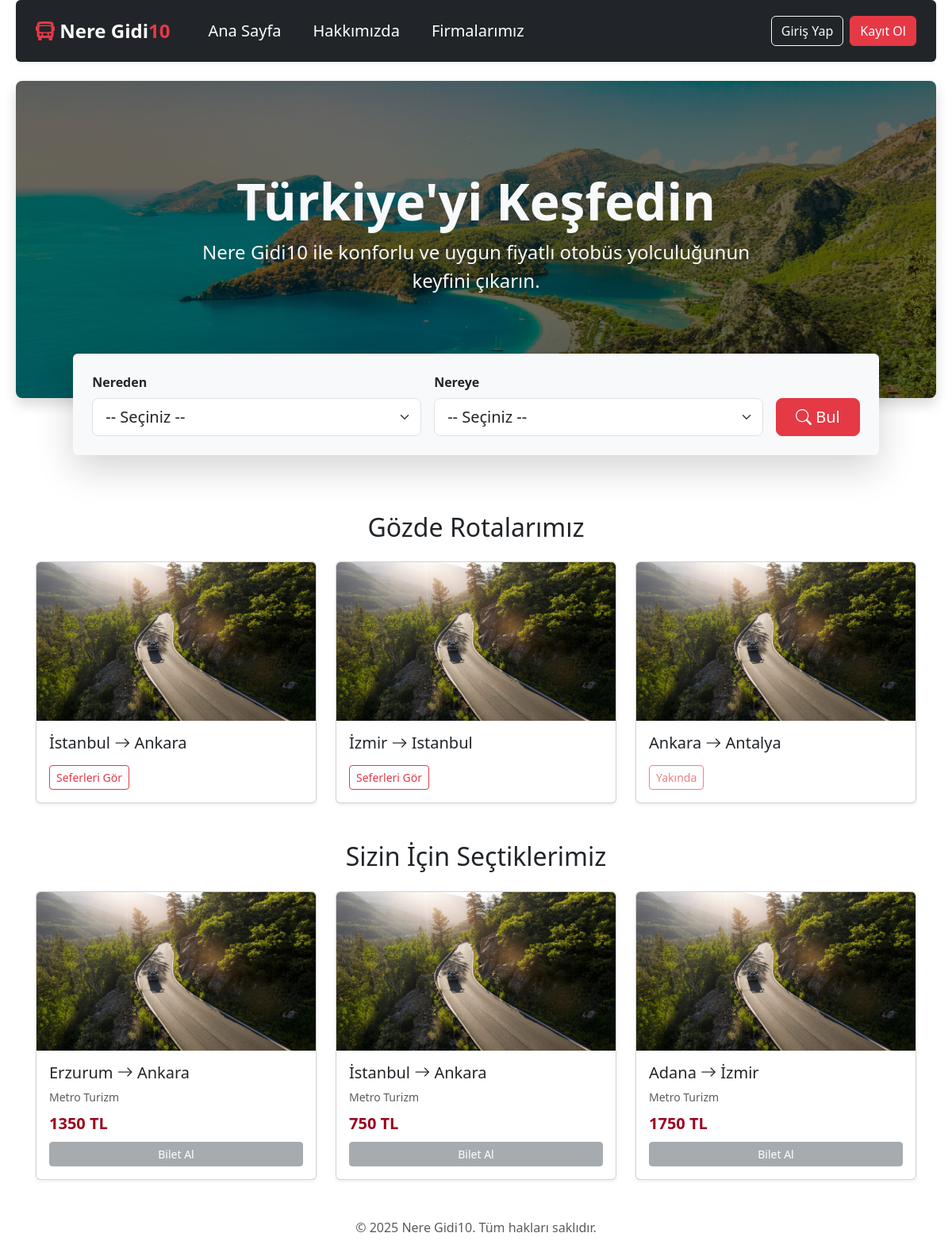
The page / on the database its author committed.
### tables this page shows
CREATE TABLE "Trips" (
    "id" INTEGER PRIMARY KEY AUTOINCREMENT,
    "uuid" TEXT NOT NULL UNIQUE,
    "company_id" TEXT NOT NULL,
    "departure_city" TEXT NOT NULL,
    "destination_city" TEXT NOT NULL,
    "departure_time" DATETIME NOT NULL,
    "arrival_time" DATETIME NOT NULL,
    "price" INTEGER NOT NULL, -- Fiyatı kuruş olarak (örn: 10000 = 100.00 TL) tutmak daha iyidir
    "capacity" INTEGER NOT NULL DEFAULT 45,
    "created_at" DATETIME DEFAULT CURRENT_TIMESTAMP,
    FOREIGN KEY ("company_id") REFERENCES "Bus_Company"("uuid") ON DELETE CASCADE
);

CREATE TABLE "Bus_Company" (
    "id" INTEGER PRIMARY KEY AUTOINCREMENT,
    "uuid" TEXT NOT NULL UNIQUE,
    "name" TEXT NOT NULL UNIQUE,
    "logo_path" TEXT,
    "created_at" DATETIME DEFAULT CURRENT_TIMESTAMP
);

### index.php (the view, shortened to what this page needs)
<?php
include 'header.php';
try {
    $sql_random_trips = "SELECT
                            T.uuid AS trip_uuid,
                            T.departure_city,
                            T.destination_city,
                            T.price,
                            BC.name AS firma_adi
                        FROM Trips T
                        JOIN Bus_Company BC ON T.company_id = BC.uuid
                        WHERE T.departure_time > datetime('now', '+3 hour')
                        ORDER BY RANDOM()
                        LIMIT 3";
    $sorgu_random_trips = $vt->query($sql_random_trips);
    $rastgele_seferler = $sorgu_random_trips->fetchAll(PDO::FETCH_ASSOC);
} catch (PDOException $hata) {
    $rastgele_seferler = [];
}
function generate_image_filename($city_name) {
    $turkish = ['ı', 'ğ', 'ü', 'ş', 'ö', 'ç', 'İ', 'Ğ', 'Ü', 'Ş', 'Ö', 'Ç', ' '];
    $english = ['i', 'g', 'u', 's', 'o', 'c', 'i', 'g', 'u', 's', 'o', 'c', ''];
    $city_name_lower = mb_strtolower(trim($city_name), 'UTF-8');
    $filename_base = str_replace($turkish, $english, $city_name_lower);
    $filename_base = preg_replace('/[^a-z0-9]/', '', $filename_base);
    return $filename_base . '.jpg';
}
?>
<div class="bg-dark text-light p-5 mb-4 rounded-3 shadow hero-section">
    <div class="container-fluid text-center">
        <h1 class="display-3 fw-bold">Türkiye'yi Keşfedin</h1>
        <p class="fs-4 col-md-8 mx-auto">Nere Gidi10 ile konforlu ve uygun fiyatlı otobüs yolculuğunun keyfini çıkarın.</p>
    </div>
</div>
<div class="container" style="margin-top: -80px;">
    <div class="row justify-content-center">
        <div class="col-lg-11">
            <form action="seferler.php" method="GET" class="bg-light p-4 rounded shadow-lg">
                 <div class="row g-3 align-items-end justify-content-center">
                    <div class="col-md text-start">
                        <label for="kalkis_select" class="form-label fw-bold">Nereden</label>
                        <select id="kalkis_select" name="kalkis_sehri" class="form-select form-select-lg" required>
                            <option value="" disabled selected>-- Seçiniz --</option>
                        </select>
                    </div>
                    <div class="col-md text-start">
                        <label for="varis_select" class="form-label fw-bold">Nereye</label>
                        <select id="varis_select" name="varis_sehri" class="form-select form-select-lg" required>
                            <option value="" disabled selected>-- Seçiniz --</option>
                        </select>
                    </div>
                    <div class="col-md-auto d-grid">
                         <label class="form-label">&nbsp;</label>
                        <button type="submit" class="btn btn-primary btn-lg px-4"><i class="bi bi-search"></i> Bul</button>
                    </div>
                </div>
            </form>
        </div>
    </div>
</div>
<div class="container my-5 pt-4 popular-routes">
    <h2 class="text-center mb-4">Gözde Rotalarımız</h2>
    <div class="row row-cols-1 row-cols-md-3 g-4">
        <div class="col">
            <div class="card h-100 shadow-sm overflow-hidden">
                <?php
                    $dest_city_1 = 'Ankara';
                    $img_filename_1 = generate_image_filename($dest_city_1);
                    $img_path_1 = 'images/' . $img_filename_1;
                    if (!file_exists($img_path_1)) { $img_path_1 = 'images/default.jpg'; }
                ?>
                <img src="<?php echo htmlspecialchars($img_path_1); ?>" class="card-img-top" alt="<?php echo htmlspecialchars($dest_city_1); ?>">
                <div class="card-body">
                    <h5 class="card-title route-card-title">İstanbul <i class="bi bi-arrow-right"></i> <?php echo htmlspecialchars($dest_city_1); ?></h5>
                    <a href="seferler.php?kalkis_sehri=Istanbul&varis_sehri=<?php echo htmlspecialchars($dest_city_1); ?>" class="btn btn-sm btn-outline-primary mt-2">Seferleri Gör</a>
                </div>
            </div>
        </div>
        <div class="col">
             <div class="card h-100 shadow-sm overflow-hidden">
                 <?php
                    $dest_city_2 = 'Istanbul';
                    $img_filename_2 = generate_image_filename($dest_city_2);
                    $img_path_2 = 'images/' . $img_filename_2;
                    if (!file_exists($img_path_2)) { $img_path_2 = 'images/default.jpg'; }
                ?>
                <img src="<?php echo htmlspecialchars($img_path_2); ?>" class="card-img-top" alt="<?php echo htmlspecialchars($dest_city_2); ?>">
                <div class="card-body">
                    <h5 class="card-title route-card-title">İzmir <i class="bi bi-arrow-right"></i> <?php echo htmlspecialchars($dest_city_2); ?></h5>
                    <a href="seferler.php?kalkis_sehri=Izmir&varis_sehri=<?php echo htmlspecialchars($dest_city_2); ?>" class="btn btn-sm btn-outline-primary mt-2">Seferleri Gör</a>
                </div>
            </div>
        </div>
        <div class="col">
             <div class="card h-100 shadow-sm overflow-hidden">
                 <?php
                    $dest_city_3 = 'Antalya';
                    $img_filename_3 = generate_image_filename($dest_city_3);
                    $img_path_3 = 'images/' . $img_filename_3;
                    if (!file_exists($img_path_3)) { $img_path_3 = 'images/default.jpg'; }
                ?>
                <img src="<?php echo htmlspecialchars($img_path_3); ?>" class="card-img-top" alt="<?php echo htmlspecialchars($dest_city_3); ?>">
                <div class="card-body">
                    <h5 class="card-title route-card-title">Ankara <i class="bi bi-arrow-right"></i> <?php echo htmlspecialchars($dest_city_3); ?></h5>
                    <a href="#" class="btn btn-sm btn-outline-primary disabled mt-2">Yakında</a>
                </div>
            </div>
        </div>
    </div>
</div>
<div class="container my-5 random-trips">
    <h2 class="text-center mb-4">Sizin İçin Seçtiklerimiz</h2>
    <div class="row row-cols-1 row-cols-md-3 g-4">
        <?php if (empty($rastgele_seferler)): ?>
            <div class="col-12">
                <p class="text-center text-muted">Şu anda önerilecek aktif sefer bulunamadı.</p>
            </div>
        <?php else: ?>
            <?php foreach ($rastgele_seferler as $sefer): ?>
                <?php
                    $image_filename = generate_image_filename($sefer['destination_city']);
                    $image_path = 'images/' . $image_filename;
                    if (!file_exists($image_path)) {
                        $image_path = 'images/default.jpg';
                    }
                ?>
                <div class="col">
                    <div class="card h-100 shadow-sm overflow-hidden">
                        <img src="<?php echo htmlspecialchars($image_path); ?>" class="card-img-top" alt="<?php echo htmlspecialchars($sefer['destination_city']); ?>">
                        <div class="card-body d-flex flex-column">
                            <h5 class="card-title route-card-title">
                                <?php echo htmlspecialchars($sefer['departure_city']); ?>
                                <i class="bi bi-arrow-right"></i>
                                <?php echo htmlspecialchars($sefer['destination_city']); ?>
                            </h5>
                            <p class="card-text text-muted small mb-2"><?php echo htmlspecialchars($sefer['firma_adi']); ?></p>
                            <p class="card-text fw-bold text-danger fs-5 mb-auto"><?php echo htmlspecialchars($sefer['price']); ?> TL</p>
                            <?php
    $is_logged_in = isset($_SESSION['kullanici_uuid']);
    $link_href = $is_logged_in ? 'biletal.php?sefer_id=' . $sefer['trip_uuid'] : 'login.php';
    $link_class = $is_logged_in ? 'btn-primary' : 'btn-secondary btn-disabled';
                                ?>
                                <a href="<?php echo $link_href; ?>" class="btn btn-sm <?php echo $link_class; ?> mt-2" title="Bilet Al">
                                    Bilet Al
                                </a>
                        </div>
                    </div>
                </div>
            <?php endforeach; ?>
        <?php endif; ?>
    </div>
</div>
<footer class="text-center text-muted mt-5 mb-4">
    &copy; <?php echo date("Y"); ?> Nere Gidi10. Tüm hakları saklıdır.
</footer>
</body>
</html>

### header.php (shortened to what this page needs)
<!DOCTYPE html>
<html lang="tr">
<head>
    <link href="https://cdn.jsdelivr.net/npm/bootstrap@5.3.2/dist/css/bootstrap.min.css" rel="stylesheet">
    <link href="style.css" rel="stylesheet">
    <link rel="stylesheet" href="https://cdn.jsdelivr.net/npm/bootstrap-icons@1.11.1/font/bootstrap-icons.css">
</head>
<body>
<nav class="navbar navbar-expand-lg navbar-dark bg-dark shadow-sm py-3 rounded">
    <div class="container"> <a class="navbar-brand fs-4 me-lg-4" href="index.php">
            <span class="text-primary"><i class="bi bi-bus-front-fill"></i></span>
            Nere Gidi<span class="text-primary">10</span>
        </a>
        <div class="collapse navbar-collapse" id="navbarMenu">
            <ul class="navbar-nav me-auto mb-2 mb-lg-0">
                <li class="nav-item"><a class="nav-link active fs-5 ms-3" aria-current="page" href="index.php">Ana Sayfa</a></li>
                <li class="nav-item"><a class="nav-link fs-5 ms-4 active" href="hakkimizda.php">Hakkımızda</a></li>
                <li class="nav-item"><a class="nav-link fs-5 ms-4 active" href="firmalarimiz.php">Firmalarımız</a></li>
            </ul>
            <ul class="navbar-nav ms-auto mb-2 mb-lg-0 align-items-lg-center">
                <?php if (isset($_SESSION['kullanici_uuid'])): ?>
                    <li class="nav-item me-lg-3 mb-2 mb-lg-0">
                         <span class="navbar-text">
                             <i class="bi bi-wallet2"></i> Bakiye:
                             <strong class="text-success"><?php echo isset($_SESSION['kullanici_bakiyesi']) ? htmlspecialchars($_SESSION['kullanici_bakiyesi']) : 'N/A'; ?> TL</strong>
                         </span>
                    </li>
                    <li class="nav-item dropdown">
                        <a class="nav-link dropdown-toggle" href="#" id="navbarDropdown" role="button" data-bs-toggle="dropdown" aria-expanded="false">
                            <i class="bi bi-person-circle"></i> <?php echo htmlspecialchars($_SESSION['kullanici_adi']); ?>
                        </a>
                        <ul class="dropdown-menu dropdown-menu-end" aria-labelledby="navbarDropdown">
                           <?php if ($_SESSION['kullanici_rolu'] == 'admin'): ?><li><a class="dropdown-item" href="admin_panel.php">Admin Paneli</a></li><?php endif; ?>
                           <?php if ($_SESSION['kullanici_rolu'] == 'firma_admin'): ?><li><a class="dropdown-item" href="firma_admin_panel.php">Firma Paneli</a></li><?php endif; ?>
                           <?php if ($_SESSION['kullanici_rolu'] == 'user'): ?><li><a class="dropdown-item" href="hesabim.php">Hesabım / Biletlerim</a></li><?php endif; ?>
                            <li><hr class="dropdown-divider"></li>
                            <li><a class="dropdown-item text-danger" href="logout.php">Çıkış Yap</a></li>
                        </ul>
                    </li>
                 <?php else: ?>
                    <li class="nav-item me-2"><a class="btn btn-outline-light" href="login.php">Giriş Yap</a></li>
                    <li class="nav-item"><a class="btn btn-primary" href="register.php">Kayıt Ol</a></li>
                <?php endif; ?>
            </ul>
        </div>
    </div>
</nav>

### style.css (style rules this page uses)
.btn-primary { background-color: #E63946 !important; border-color: #E63946 !important; color: #fff !important; }
.btn-outline-primary { color: #E63946 !important; border-color: #E63946 !important; }
.text-primary { color: #E63946 !important; }
.text-danger { color: #9A031E !important; }
.container { padding-left: 15px !important; padding-right: 15px !important; margin-left: auto !important; margin-right: auto !important; }
body { padding-left: 20px !important; padding-right: 20px !important; }

### header.php (style rules this page uses)
body { font-family: system-ui, -apple-system, "Segoe UI", Roboto, "Helvetica Neue", "Noto Sans", "Liberation Sans", Arial, sans-serif, "Apple Color Emoji", "Segoe UI Emoji", "Segoe UI Symbol", "Noto Color Emoji"; }
.navbar-brand { font-weight: 600; }
.navbar-nav .nav-link.active { font-weight: 500; }
.navbar-brand, .navbar-nav .nav-link { transition: transform 0.2s ease-in-out, opacity 0.2s ease-in-out; }

### index.php (style rules this page uses)
.popular-routes .card-img-top, .random-trips .card-img-top { height: 200px; object-fit: cover; }
.hero-section { background: linear-gradient(rgba(0,0,0,0.6), rgba(0,0,0,0.6)), url('images/hero-bg.jpg') center center/cover no-repeat; min-height: 400px; display: flex; align-items: center; }
.route-card-title { white-space: nowrap; overflow: hidden; text-overflow: ellipsis; }
.btn-disabled { pointer-events: none; opacity: 0.6 !important; cursor: not-allowed !important; }

### rows shown on the page
trips: departure_city "Erzurum", destination_city "Ankara", bus_company.name "Metro Turizm", price "1350"
trips: departure_city "İstanbul", destination_city "Ankara", bus_company.name "Metro Turizm", price "750"
trips: departure_city "Adana", destination_city "İzmir", bus_company.name "Metro Turizm", price "1750"

### other values the page prints
$dest_city_1 "Ankara"
$dest_city_2 "Istanbul"
$dest_city_3 "Antalya"
